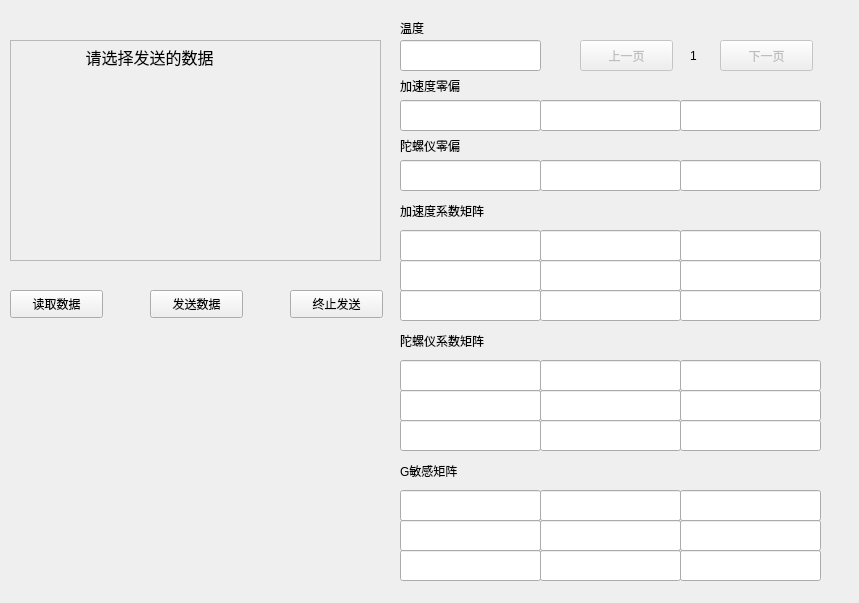
<?xml version="1.0" encoding="UTF-8"?>
<ui version="4.0">
 <class>WriteCali</class>
 <widget class="QWidget" name="WriteCali">
  <property name="geometry">
   <rect>
    <x>0</x>
    <y>0</y>
    <width>859</width>
    <height>603</height>
   </rect>
  </property>
  <property name="windowTitle">
   <string>Form</string>
  </property>
  <widget class="QLineEdit" name="LineEdit_Kg8">
   <property name="geometry">
    <rect>
     <x>680</x>
     <y>390</y>
     <width>141</width>
     <height>31</height>
    </rect>
   </property>
   <property name="readOnly">
    <bool>true</bool>
   </property>
  </widget>
  <widget class="QLineEdit" name="LineEdit_Kg2">
   <property name="geometry">
    <rect>
     <x>400</x>
     <y>390</y>
     <width>141</width>
     <height>31</height>
    </rect>
   </property>
   <property name="readOnly">
    <bool>true</bool>
   </property>
  </widget>
  <widget class="QLineEdit" name="LineEdit_Bgx">
   <property name="geometry">
    <rect>
     <x>400</x>
     <y>160</y>
     <width>141</width>
     <height>31</height>
    </rect>
   </property>
   <property name="readOnly">
    <bool>true</bool>
   </property>
  </widget>
  <widget class="QLineEdit" name="LineEdit_Kg4">
   <property name="geometry">
    <rect>
     <x>540</x>
     <y>360</y>
     <width>141</width>
     <height>31</height>
    </rect>
   </property>
   <property name="readOnly">
    <bool>true</bool>
   </property>
  </widget>
  <widget class="QPushButton" name="PushButton_TempCali_StopSendFile">
   <property name="geometry">
    <rect>
     <x>290</x>
     <y>290</y>
     <width>93</width>
     <height>28</height>
    </rect>
   </property>
   <property name="text">
    <string>终止发送</string>
   </property>
  </widget>
  <widget class="QPushButton" name="PushButton_TempCali_SendFile">
   <property name="geometry">
    <rect>
     <x>150</x>
     <y>290</y>
     <width>93</width>
     <height>28</height>
    </rect>
   </property>
   <property name="text">
    <string>发送数据</string>
   </property>
  </widget>
  <widget class="QLineEdit" name="LineEdit_Bay">
   <property name="geometry">
    <rect>
     <x>540</x>
     <y>100</y>
     <width>141</width>
     <height>31</height>
    </rect>
   </property>
   <property name="readOnly">
    <bool>true</bool>
   </property>
  </widget>
  <widget class="QLineEdit" name="LineEdit_G3">
   <property name="geometry">
    <rect>
     <x>400</x>
     <y>550</y>
     <width>141</width>
     <height>31</height>
    </rect>
   </property>
   <property name="readOnly">
    <bool>true</bool>
   </property>
  </widget>
  <widget class="QPushButton" name="PushButton_pre">
   <property name="enabled">
    <bool>false</bool>
   </property>
   <property name="geometry">
    <rect>
     <x>580</x>
     <y>40</y>
     <width>93</width>
     <height>31</height>
    </rect>
   </property>
   <property name="text">
    <string>上一页</string>
   </property>
  </widget>
  <widget class="QLabel" name="label_3">
   <property name="geometry">
    <rect>
     <x>400</x>
     <y>70</y>
     <width>91</width>
     <height>31</height>
    </rect>
   </property>
   <property name="text">
    <string>加速度零偏</string>
   </property>
  </widget>
  <widget class="QLineEdit" name="LineEdit_G6">
   <property name="geometry">
    <rect>
     <x>540</x>
     <y>550</y>
     <width>141</width>
     <height>31</height>
    </rect>
   </property>
   <property name="readOnly">
    <bool>true</bool>
   </property>
  </widget>
  <widget class="QLineEdit" name="LineEdit_Bgz">
   <property name="geometry">
    <rect>
     <x>680</x>
     <y>160</y>
     <width>141</width>
     <height>31</height>
    </rect>
   </property>
   <property name="readOnly">
    <bool>true</bool>
   </property>
  </widget>
  <widget class="QLabel" name="label_9">
   <property name="geometry">
    <rect>
     <x>400</x>
     <y>320</y>
     <width>131</width>
     <height>41</height>
    </rect>
   </property>
   <property name="text">
    <string>陀螺仪系数矩阵</string>
   </property>
  </widget>
  <widget class="QLineEdit" name="LineEdit_Bgy">
   <property name="geometry">
    <rect>
     <x>540</x>
     <y>160</y>
     <width>141</width>
     <height>31</height>
    </rect>
   </property>
   <property name="readOnly">
    <bool>true</bool>
   </property>
  </widget>
  <widget class="QLineEdit" name="LineEdit_Ka6">
   <property name="geometry">
    <rect>
     <x>540</x>
     <y>290</y>
     <width>141</width>
     <height>31</height>
    </rect>
   </property>
   <property name="readOnly">
    <bool>true</bool>
   </property>
  </widget>
  <widget class="QLabel" name="label_8">
   <property name="geometry">
    <rect>
     <x>400</x>
     <y>190</y>
     <width>111</width>
     <height>41</height>
    </rect>
   </property>
   <property name="text">
    <string>加速度系数矩阵</string>
   </property>
  </widget>
  <widget class="QPushButton" name="PushButton_TempCali_ReadFile">
   <property name="geometry">
    <rect>
     <x>10</x>
     <y>290</y>
     <width>93</width>
     <height>28</height>
    </rect>
   </property>
   <property name="text">
    <string>读取数据</string>
   </property>
  </widget>
  <widget class="QLabel" name="Label_TempCali_Msg">
   <property name="geometry">
    <rect>
     <x>10</x>
     <y>40</y>
     <width>371</width>
     <height>221</height>
    </rect>
   </property>
   <property name="font">
    <font>
     <family>微软雅黑</family>
     <pointsize>12</pointsize>
    </font>
   </property>
   <property name="frameShape">
    <enum>QFrame::StyledPanel</enum>
   </property>
   <property name="frameShadow">
    <enum>QFrame::Plain</enum>
   </property>
   <property name="lineWidth">
    <number>1</number>
   </property>
   <property name="midLineWidth">
    <number>1</number>
   </property>
   <property name="text">
    <string>                 请选择发送的数据</string>
   </property>
   <property name="alignment">
    <set>Qt::AlignLeading|Qt::AlignLeft|Qt::AlignTop</set>
   </property>
  </widget>
  <widget class="QLineEdit" name="LineEdit_Kg3">
   <property name="geometry">
    <rect>
     <x>400</x>
     <y>420</y>
     <width>141</width>
     <height>31</height>
    </rect>
   </property>
   <property name="readOnly">
    <bool>true</bool>
   </property>
  </widget>
  <widget class="QLineEdit" name="LineEdit_Bax">
   <property name="geometry">
    <rect>
     <x>400</x>
     <y>100</y>
     <width>141</width>
     <height>31</height>
    </rect>
   </property>
   <property name="readOnly">
    <bool>true</bool>
   </property>
  </widget>
  <widget class="QLineEdit" name="LineEdit_G7">
   <property name="geometry">
    <rect>
     <x>680</x>
     <y>490</y>
     <width>141</width>
     <height>31</height>
    </rect>
   </property>
   <property name="readOnly">
    <bool>true</bool>
   </property>
  </widget>
  <widget class="QLabel" name="label_4">
   <property name="geometry">
    <rect>
     <x>400</x>
     <y>130</y>
     <width>91</width>
     <height>31</height>
    </rect>
   </property>
   <property name="text">
    <string>陀螺仪零偏</string>
   </property>
  </widget>
  <widget class="QPushButton" name="PushButton_next">
   <property name="enabled">
    <bool>false</bool>
   </property>
   <property name="geometry">
    <rect>
     <x>720</x>
     <y>40</y>
     <width>93</width>
     <height>31</height>
    </rect>
   </property>
   <property name="text">
    <string>下一页</string>
   </property>
  </widget>
  <widget class="QLineEdit" name="LineEdit_Ka8">
   <property name="geometry">
    <rect>
     <x>680</x>
     <y>260</y>
     <width>141</width>
     <height>31</height>
    </rect>
   </property>
   <property name="readOnly">
    <bool>true</bool>
   </property>
  </widget>
  <widget class="QLabel" name="label_10">
   <property name="geometry">
    <rect>
     <x>400</x>
     <y>450</y>
     <width>91</width>
     <height>41</height>
    </rect>
   </property>
   <property name="text">
    <string>G敏感矩阵</string>
   </property>
  </widget>
  <widget class="QLineEdit" name="LineEdit_Ka9">
   <property name="geometry">
    <rect>
     <x>680</x>
     <y>290</y>
     <width>141</width>
     <height>31</height>
    </rect>
   </property>
   <property name="readOnly">
    <bool>true</bool>
   </property>
  </widget>
  <widget class="QLineEdit" name="LineEdit_Kg9">
   <property name="geometry">
    <rect>
     <x>680</x>
     <y>420</y>
     <width>141</width>
     <height>31</height>
    </rect>
   </property>
   <property name="readOnly">
    <bool>true</bool>
   </property>
  </widget>
  <widget class="QLineEdit" name="LineEdit_Ka1">
   <property name="geometry">
    <rect>
     <x>400</x>
     <y>230</y>
     <width>141</width>
     <height>31</height>
    </rect>
   </property>
   <property name="readOnly">
    <bool>true</bool>
   </property>
  </widget>
  <widget class="QLineEdit" name="LineEdit_G2">
   <property name="geometry">
    <rect>
     <x>400</x>
     <y>520</y>
     <width>141</width>
     <height>31</height>
    </rect>
   </property>
   <property name="readOnly">
    <bool>true</bool>
   </property>
  </widget>
  <widget class="QLabel" name="Label_CurPage">
   <property name="geometry">
    <rect>
     <x>690</x>
     <y>40</y>
     <width>31</width>
     <height>31</height>
    </rect>
   </property>
   <property name="text">
    <string>1</string>
   </property>
  </widget>
  <widget class="QLineEdit" name="LineEdit_Ka4">
   <property name="geometry">
    <rect>
     <x>540</x>
     <y>230</y>
     <width>141</width>
     <height>31</height>
    </rect>
   </property>
   <property name="readOnly">
    <bool>true</bool>
   </property>
  </widget>
  <widget class="QLineEdit" name="LineEdit_G4">
   <property name="geometry">
    <rect>
     <x>540</x>
     <y>490</y>
     <width>141</width>
     <height>31</height>
    </rect>
   </property>
   <property name="readOnly">
    <bool>true</bool>
   </property>
  </widget>
  <widget class="QLineEdit" name="LineEdit_Ka7">
   <property name="geometry">
    <rect>
     <x>680</x>
     <y>230</y>
     <width>141</width>
     <height>31</height>
    </rect>
   </property>
   <property name="readOnly">
    <bool>true</bool>
   </property>
  </widget>
  <widget class="QLineEdit" name="LineEdit_Kg5">
   <property name="geometry">
    <rect>
     <x>540</x>
     <y>390</y>
     <width>141</width>
     <height>31</height>
    </rect>
   </property>
   <property name="readOnly">
    <bool>true</bool>
   </property>
  </widget>
  <widget class="QLineEdit" name="LineEdit_Ka2">
   <property name="geometry">
    <rect>
     <x>400</x>
     <y>260</y>
     <width>141</width>
     <height>31</height>
    </rect>
   </property>
   <property name="readOnly">
    <bool>true</bool>
   </property>
  </widget>
  <widget class="QLineEdit" name="LineEdit_G8">
   <property name="geometry">
    <rect>
     <x>680</x>
     <y>520</y>
     <width>141</width>
     <height>31</height>
    </rect>
   </property>
   <property name="readOnly">
    <bool>true</bool>
   </property>
  </widget>
  <widget class="QLineEdit" name="LineEdit_G1">
   <property name="geometry">
    <rect>
     <x>400</x>
     <y>490</y>
     <width>141</width>
     <height>31</height>
    </rect>
   </property>
   <property name="readOnly">
    <bool>true</bool>
   </property>
  </widget>
  <widget class="QLineEdit" name="LineEdit_Kg6">
   <property name="geometry">
    <rect>
     <x>540</x>
     <y>420</y>
     <width>141</width>
     <height>31</height>
    </rect>
   </property>
   <property name="readOnly">
    <bool>true</bool>
   </property>
  </widget>
  <widget class="QLineEdit" name="LineEdit_Ka5">
   <property name="geometry">
    <rect>
     <x>540</x>
     <y>260</y>
     <width>141</width>
     <height>31</height>
    </rect>
   </property>
   <property name="readOnly">
    <bool>true</bool>
   </property>
  </widget>
  <widget class="QLineEdit" name="LineEdit_Ka3">
   <property name="geometry">
    <rect>
     <x>400</x>
     <y>290</y>
     <width>141</width>
     <height>31</height>
    </rect>
   </property>
   <property name="readOnly">
    <bool>true</bool>
   </property>
  </widget>
  <widget class="QLineEdit" name="LineEdit_Kg7">
   <property name="geometry">
    <rect>
     <x>680</x>
     <y>360</y>
     <width>141</width>
     <height>31</height>
    </rect>
   </property>
   <property name="readOnly">
    <bool>true</bool>
   </property>
  </widget>
  <widget class="QLineEdit" name="LineEdit_Baz">
   <property name="geometry">
    <rect>
     <x>680</x>
     <y>100</y>
     <width>141</width>
     <height>31</height>
    </rect>
   </property>
   <property name="readOnly">
    <bool>true</bool>
   </property>
  </widget>
  <widget class="QLineEdit" name="LineEdit_G5">
   <property name="geometry">
    <rect>
     <x>540</x>
     <y>520</y>
     <width>141</width>
     <height>31</height>
    </rect>
   </property>
   <property name="readOnly">
    <bool>true</bool>
   </property>
  </widget>
  <widget class="QLabel" name="label_2">
   <property name="geometry">
    <rect>
     <x>400</x>
     <y>20</y>
     <width>72</width>
     <height>15</height>
    </rect>
   </property>
   <property name="text">
    <string>温度</string>
   </property>
  </widget>
  <widget class="QLineEdit" name="LineEdit_T">
   <property name="enabled">
    <bool>true</bool>
   </property>
   <property name="geometry">
    <rect>
     <x>400</x>
     <y>40</y>
     <width>141</width>
     <height>31</height>
    </rect>
   </property>
   <property name="readOnly">
    <bool>true</bool>
   </property>
  </widget>
  <widget class="QLineEdit" name="LineEdit_Kg1">
   <property name="geometry">
    <rect>
     <x>400</x>
     <y>360</y>
     <width>141</width>
     <height>31</height>
    </rect>
   </property>
   <property name="readOnly">
    <bool>true</bool>
   </property>
  </widget>
  <widget class="QLineEdit" name="LineEdit_G9">
   <property name="geometry">
    <rect>
     <x>680</x>
     <y>550</y>
     <width>141</width>
     <height>31</height>
    </rect>
   </property>
   <property name="readOnly">
    <bool>true</bool>
   </property>
  </widget>
 </widget>
 <resources/>
 <connections/>
</ui>
